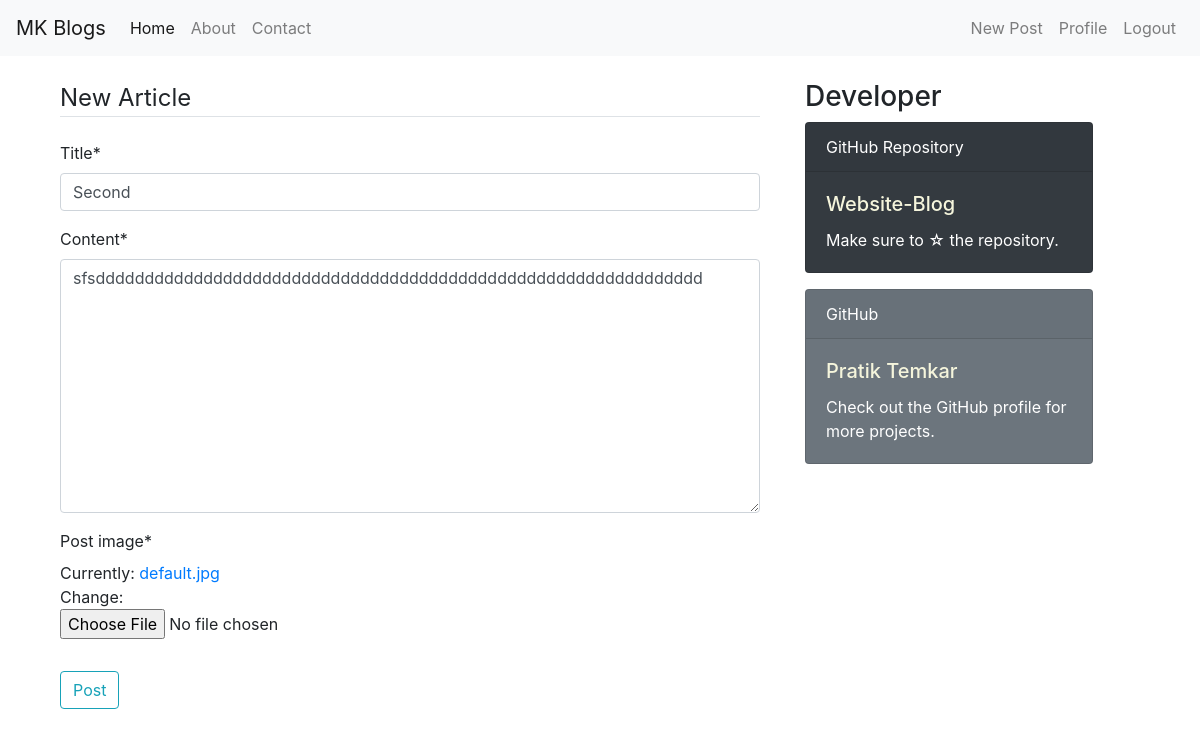
Page /post/2/update/ (signed in) on the committed database.
### blog/models.py (models this page shows, shortened)
class Post(models.Model):
    title = models.CharField(max_length = 100)
    content = models.TextField()
    post_image = models.ImageField(default = 'default.jpg', upload_to = 'post_pics')
    date_posted = models.DateTimeField(default = timezone.now)
    author = models.ForeignKey(User, on_delete = models.CASCADE)

### blog/views.py (the view, shortened to what this page needs)
# urls.py: path('post/<int:pk>/update/', blog_views.PostUpdateView.as_view(), name='post-update'),
class PostUpdateView(LoginRequiredMixin, UserPassesTestMixin, UpdateView):
    model = Post
    fields = ['title', 'content', 'post_image']
    def test_func(self):
        post = self.get_object()
        if self.request.user == post.author:
            return True
        else:
            return False

### blog/templates/blog/post_form.html (shortened to what this page needs)
{% extends 'blog/base.html' %}
{% load crispy_forms_tags %}
{% block content %}
    <div class="container">
        <form method="POST" enctype="multipart/form-data">
            <fieldset class="form-group">
                <legend class="border-bottom mb-4">New Article</legend>
                {{ form | crispy }}
            </fieldset>
            <div class="form-group">
                <button class="btn btn-outline-info" type="submit">Post</button>
            </div>
        </form>
    </div>
{% endblock %}

### blog/static/blog/css/style.css (style rules this page uses)
:root { --primary-color: #FFFFFF; --secondary-color: #000000; --primary-light-color: #FFFFFF; --secondary-light-color: #000000; --primary-dark-color: #000000; --secondary-dark-color: #444444; }

### rows in the picture
Post: title "Second", content "sfsdddddddddddddddddddddddddddddddddddddddddddddddddddddddddddddd"
